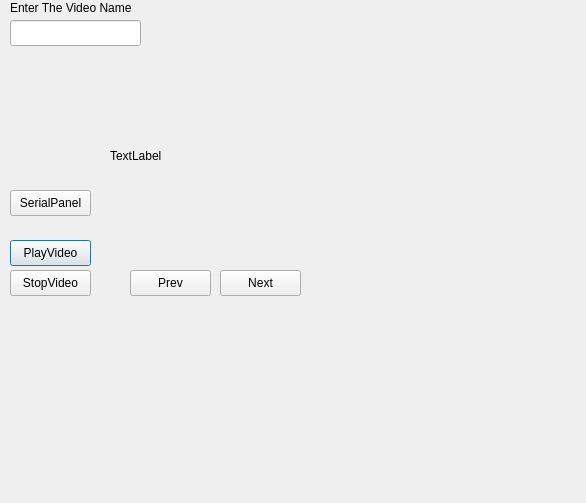
<?xml version="1.0" encoding="UTF-8"?>
<ui version="4.0">
 <class>Dialog</class>
 <widget class="QDialog" name="Dialog">
  <property name="geometry">
   <rect>
    <x>0</x>
    <y>0</y>
    <width>586</width>
    <height>503</height>
   </rect>
  </property>
  <property name="windowTitle">
   <string>Dialog</string>
  </property>
  <widget class="QPushButton" name="pushButton">
   <property name="geometry">
    <rect>
     <x>10</x>
     <y>240</y>
     <width>81</width>
     <height>26</height>
    </rect>
   </property>
   <property name="text">
    <string>PlayVideo</string>
   </property>
  </widget>
  <widget class="QPushButton" name="pushButton_2">
   <property name="geometry">
    <rect>
     <x>10</x>
     <y>270</y>
     <width>81</width>
     <height>26</height>
    </rect>
   </property>
   <property name="text">
    <string>StopVideo</string>
   </property>
  </widget>
  <widget class="QPushButton" name="pushButton_3">
   <property name="geometry">
    <rect>
     <x>130</x>
     <y>270</y>
     <width>81</width>
     <height>26</height>
    </rect>
   </property>
   <property name="text">
    <string>Prev</string>
   </property>
  </widget>
  <widget class="QPushButton" name="pushButton_4">
   <property name="geometry">
    <rect>
     <x>220</x>
     <y>270</y>
     <width>81</width>
     <height>26</height>
    </rect>
   </property>
   <property name="text">
    <string>Next</string>
   </property>
  </widget>
  <widget class="QLabel" name="label">
   <property name="enabled">
    <bool>true</bool>
   </property>
   <property name="geometry">
    <rect>
     <x>110</x>
     <y>70</y>
     <width>411</width>
     <height>171</height>
    </rect>
   </property>
   <property name="mouseTracking">
    <bool>false</bool>
   </property>
   <property name="text">
    <string>TextLabel</string>
   </property>
  </widget>
  <widget class="QLineEdit" name="videoNameInput">
   <property name="geometry">
    <rect>
     <x>10</x>
     <y>20</y>
     <width>131</width>
     <height>26</height>
    </rect>
   </property>
  </widget>
  <widget class="QLabel" name="label_6">
   <property name="geometry">
    <rect>
     <x>10</x>
     <y>0</y>
     <width>141</width>
     <height>16</height>
    </rect>
   </property>
   <property name="text">
    <string>Enter The Video Name</string>
   </property>
  </widget>
  <widget class="QPushButton" name="pushButton_5">
   <property name="geometry">
    <rect>
     <x>10</x>
     <y>190</y>
     <width>81</width>
     <height>26</height>
    </rect>
   </property>
   <property name="text">
    <string>SerialPanel</string>
   </property>
  </widget>
 </widget>
 <resources/>
 <connections/>
</ui>
